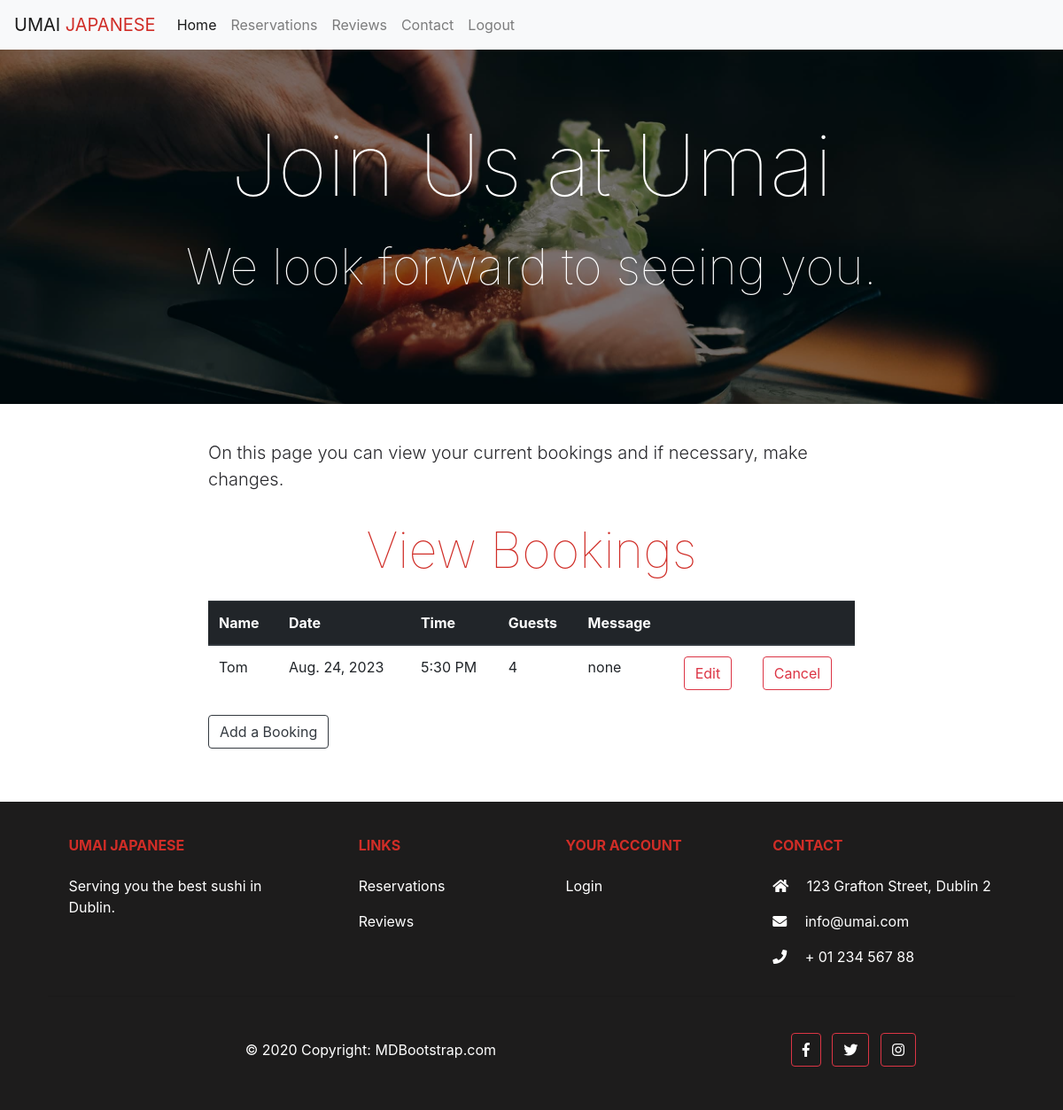
/view_booking (signed in), run on an earlier commit of the app's database.
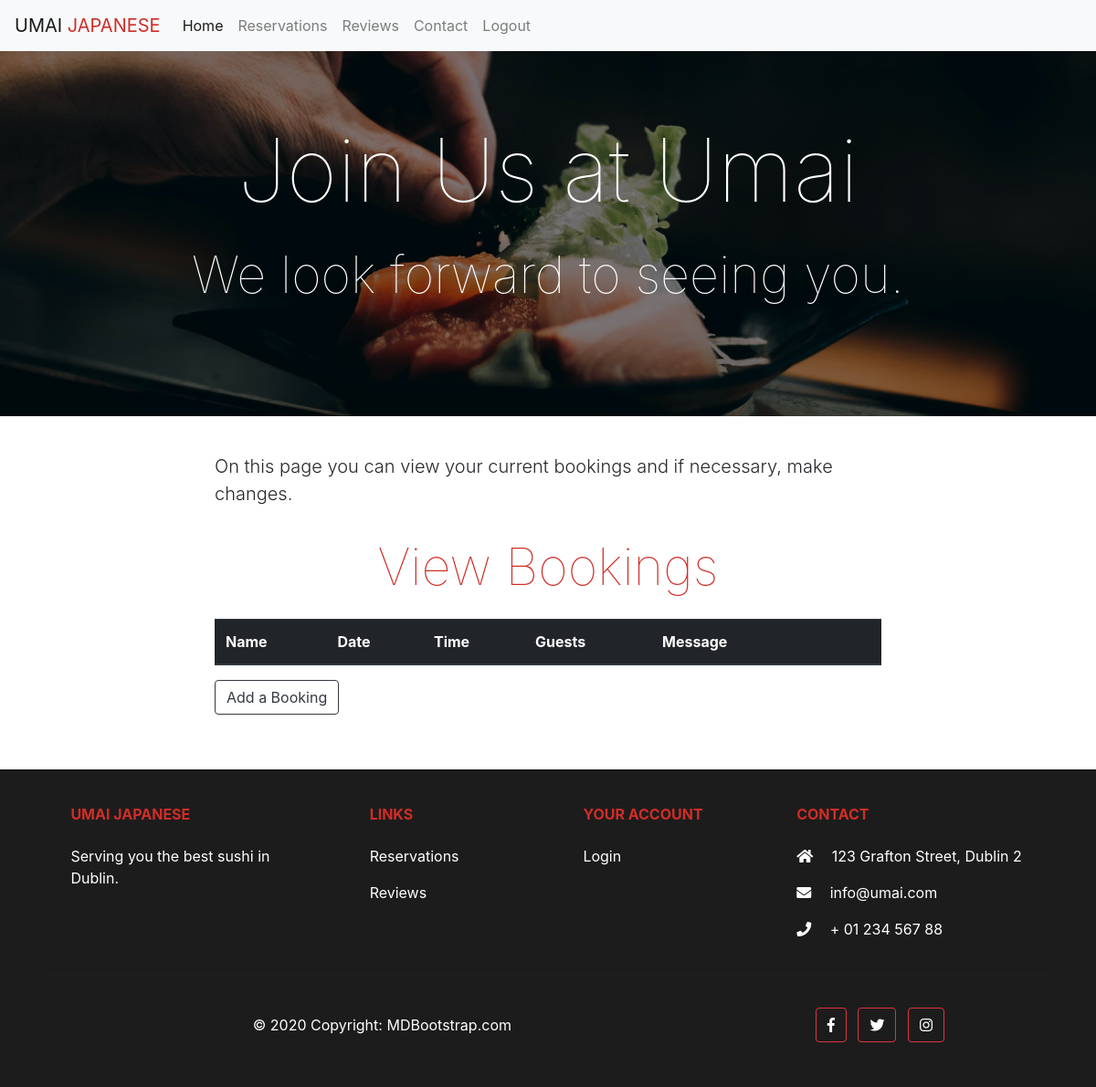
And on a later commit of the database.
### restaurant/models.py (models this page shows, shortened)
class Booking(models.Model):
    name = models.CharField(max_length=50)
    email = models.EmailField()
    phone = models.CharField(max_length=50)
    guests = models.IntegerField(default='1')
    date = models.DateField(default=datetime.now)
    time = models.CharField(max_length=10, choices=TIMES, default="3 PM")
    message = models.TextField()
    created_by = models.ForeignKey(User, on_delete=models.CASCADE, null=True)

### restaurant/views.py (the view)
# urls.py: path('view_booking', views.view_booking, name='view_booking'),
@login_required(login_url="accounts/login")
def view_booking(request):
    bookings = Booking.objects.filter(created_by=request.user)
    context = {
        'bookings': bookings
        }
    return render(request, 'view_booking.html', context)

### templates/view_booking.html
{% extends 'base.html' %}
{% block content %}
{% load crispy_forms_tags %}
<div class="container-fluid hero-image-booking">
  <div class="opaque-overlay">&nbsp;</div>
    <div class="row">
            <div class="col-12">
                <section class="jumbotron text-center">
                    <h1 class="display-1 text-white">Join Us at Umai</h1>
                    <p class="display-4 text-white">We look forward to seeing you.</p>
                </section>
            </div>
    </div>
</div>
<div class="container container-padding">
    <div class="row">
      <div class="col-md-8 mt-3 offset-md-2">
        <p class="lead">On this page you can view your current bookings and if necessary, make changes.</p>
      </div>
    </div>
    {% if user.is_authenticated %}
    <div class="row">
      <div class="col-md-8 mt-3 offset-md-2">
        <h1 class="display-4">View Bookings</h1>
          <table class="table">
            <thead class="thead-dark">
              <tr>
                <th scope="col">Name</th>
                <th scope="col">Date</th>
                <th scope="col">Time</th>
                <th scope="col">Guests</th>
                <th scope="col">Message</th>
                <th scope="col"></th>
                <th scope="col"></th>
              </tr>
            </thead>
        {% for booking in bookings %}
        <tr>
          <td>{{ booking.name }}</td>
          <td>{{ booking.date }}</td>
          <td>{{ booking.time }}</td>
          <td>{{ booking.guests }}</td>
          <td>{{ booking.message }}</td>
          <td><a href="edit/{{ booking.id }}"><button class="btn btn-outline-danger">Edit</button></a></td>
          <td><a href="delete/{{ booking.id }}"><button class="btn btn-outline-danger">Cancel</button></a></td>
        </tr>
        {% endfor %}
        </table>
        <a href = "add_booking" class="btn btn-outline-dark">Add a Booking</a>
      </div>
    </div>
    {% endif %}
</div>
{%endblock%}

What changed in the data, as far as the page shows it:
removed Booking: name "Tom", date "Aug. 24, 2023", time "5:30 PM", guests "4", message "none"
